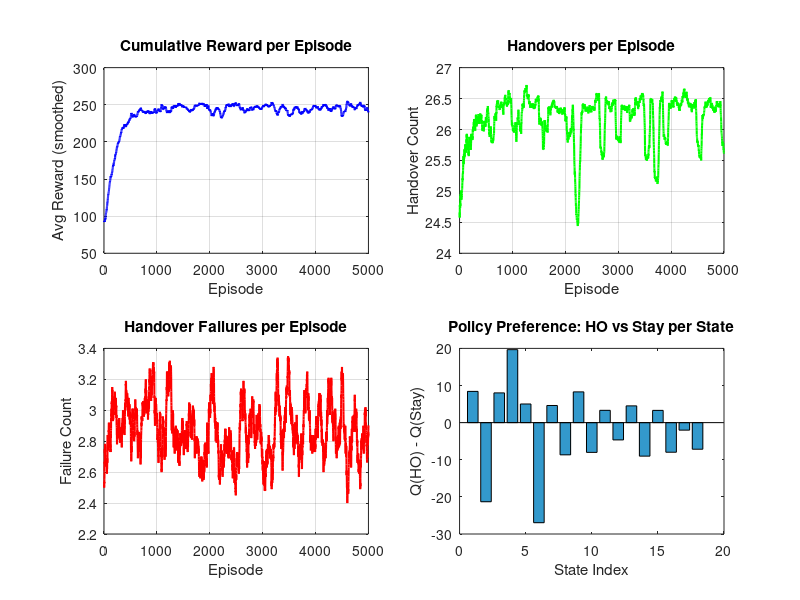

Source code (MATLAB): (Note: this script raises an error after producing the figure.)
%% =========================================================
%  Project 7: Optimization of Handover Mechanisms in 5G V2X
%  Step 1: MDP-based Handover using Q-Learning
%  =========================================================

clc; clear; close all;

%% --- 1. STATE SPACE DEFINITION ---
% State = [RSRP_level, Speed_level, PingPong_flag]
% RSRP levels:  1=Poor(<-110dBm), 2=Medium(-110 to -90dBm), 3=Good(>-90dBm)
% Speed levels: 1=Low(<50km/h),   2=Medium(50-100km/h),     3=High(>100km/h)
% PingPong:     0=No recent HO,   1=Recent HO (risk of ping-pong)

nRSRP     = 3;
nSpeed    = 3;
nPingPong = 2;
nStates   = nRSRP * nSpeed * nPingPong;  % 18 states total

% Action space
% 1 = Stay with current base station
% 2 = Handover to neighboring base station
nActions = 2;
ACTION_STAY = 1;
ACTION_HO   = 2;

%% --- 2. Q-TABLE INITIALIZATION ---
Q = zeros(nStates, nActions);  % Q(state, action)

%% --- 3. HYPERPARAMETERS ---
alpha      = 0.1;    % Learning rate
gamma      = 0.9;    % Discount factor
epsilon    = 1.0;    % Initial exploration rate (epsilon-greedy)
eps_min    = 0.01;   % Minimum epsilon
eps_decay  = 0.995;  % Epsilon decay per episode
nEpisodes  = 5000;   % Training episodes
nSteps     = 50;     % Steps per episode (time slots)

%% --- 4. HELPER FUNCTIONS ---

% Encode state (RSRP, Speed, PingPong) -> single state index
function s = encode_state(rsrp, speed, pp)
    s = (rsrp-1)*6 + (speed-1)*2 + (pp+1);  % index 1..18
end

% Reward function
function r = get_reward(action, rsrp, pp, success)
    if action == 2  % Handover attempted
        if ~success
            r = -10;   % Handover failure
        elseif pp == 1
            r = -5;    % Ping-pong handover
        else
            r = +10;   % Successful, necessary handover
        end
    else  % Stay
        if rsrp == 1
            r = -3;    % Staying with poor signal
        elseif rsrp == 3
            r = +2;    % Staying with good signal
        else
            r = 0;     % Neutral
        end
    end
end

% Simulate environment transition
function [next_rsrp, next_speed, next_pp, success] = ...
         step_env(action, rsrp, speed, pp)
    success = true;

    % Speed changes randomly (vehicle accelerates/decelerates slightly)
    speed_delta = randi([-1, 1]);
    next_speed  = min(max(speed + speed_delta, 1), 3);

    if action == 2  % Handover
        % HO failure probability increases at high speed & poor signal
        fail_prob = 0.05 * speed + 0.1 * (rsrp == 1);
        if rand() < fail_prob
            success   = false;
            next_rsrp = max(rsrp - 1, 1);  % Signal degrades on failure
            next_pp   = 0;
        else
            % Successful HO improves signal
            next_rsrp = min(rsrp + 1, 3);
            next_pp   = 1;  % Flag ping-pong risk
        end
    else  % Stay
        % Signal drifts randomly
        rsrp_delta = randi([-1, 1]);
        next_rsrp  = min(max(rsrp + rsrp_delta, 1), 3);
        next_pp    = 0;
    end
end

%% --- 5. Q-LEARNING TRAINING LOOP ---
fprintf('Training Q-Learning agent...\n');

total_rewards = zeros(1, nEpisodes);
ho_counts     = zeros(1, nEpisodes);
failure_counts= zeros(1, nEpisodes);

for ep = 1:nEpisodes
    % Random initial state
    rsrp  = randi(3);
    speed = randi(3);
    pp    = randi([0,1]);
    s     = encode_state(rsrp, speed, pp);

    ep_reward   = 0;
    ep_ho       = 0;
    ep_failures = 0;

    for t = 1:nSteps
        % Epsilon-greedy action selection
        if rand() < epsilon
            a = randi(nActions);          % Explore
        else
            [~, a] = max(Q(s, :));        % Exploit
        end

        % Environment step
        [next_rsrp, next_speed, next_pp, success] = ...
            step_env(a, rsrp, speed, pp);

        % Reward
        r = get_reward(a, rsrp, pp, success);

        % Next state
        s_next = encode_state(next_rsrp, next_speed, next_pp);

        % Q-Table update (Bellman equation)
        Q(s, a) = Q(s, a) + alpha * (r + gamma * max(Q(s_next, :)) - Q(s, a));

        % Track metrics
        ep_reward = ep_reward + r;
        if a == ACTION_HO
            ep_ho = ep_ho + 1;
            if ~success, ep_failures = ep_failures + 1; end
        end

        % Transition
        rsrp  = next_rsrp;
        speed = next_speed;
        pp    = next_pp;
        s     = s_next;
    end

    total_rewards(ep)  = ep_reward;
    ho_counts(ep)      = ep_ho;
    failure_counts(ep) = ep_failures;

    % Decay epsilon
    epsilon = max(epsilon * eps_decay, eps_min);

    if mod(ep, 500) == 0
        fprintf('Episode %4d | Avg Reward: %.2f | Epsilon: %.3f\n', ...
            ep, mean(total_rewards(max(1,ep-499):ep)), epsilon);
    end
end

fprintf('Training complete.\n\n');

%% --- 6. DISPLAY LEARNED POLICY ---
fprintf('--- Learned Optimal Policy ---\n');
fprintf('%-6s %-8s %-10s | %-20s\n', 'RSRP', 'Speed', 'PingPong', 'Action');
fprintf('%s\n', repmat('-', 1, 48));

rsrp_labels  = {'Poor', 'Medium', 'Good'};
speed_labels = {'Low', 'Medium', 'High'};
action_labels= {'STAY', 'HANDOVER'};

for r = 1:3
    for sp = 1:3
        for pp = 0:1
            s   = encode_state(r, sp, pp);
            [~, best_a] = max(Q(s, :));
            fprintf('%-6s %-8s %-10d | %s\n', ...
                rsrp_labels{r}, speed_labels{sp}, pp, action_labels{best_a});
        end
    end
end

%% --- 7. PLOTS ---

% Smooth rewards for plotting
window = 100;
smooth_rewards = movmean(total_rewards, window);

figure('Name', 'Q-Learning Training Results', 'NumberTitle', 'off', ...
       'Position', [100 100 1200 800]);

% Plot 1: Reward over episodes
subplot(2,2,1);
plot(1:nEpisodes, smooth_rewards, 'b-', 'LineWidth', 1.5);
xlabel('Episode'); ylabel('Avg Reward (smoothed)');
title('Cumulative Reward per Episode');
grid on;

% Plot 2: Handover count per episode
subplot(2,2,2);
plot(1:nEpisodes, movmean(ho_counts, window), 'g-', 'LineWidth', 1.5);
xlabel('Episode'); ylabel('Handover Count');
title('Handovers per Episode');
grid on;

% Plot 3: Failure count per episode
subplot(2,2,3);
plot(1:nEpisodes, movmean(failure_counts, window), 'r-', 'LineWidth', 1.5);
xlabel('Episode'); ylabel('Failure Count');
title('Handover Failures per Episode');
grid on;

% Plot 4: Q-Table heatmap (Action 1 = Stay vs Action 2 = HO)
subplot(2,2,4);
q_diff = Q(:,2) - Q(:,1);  % Positive = prefer HO, Negative = prefer Stay
bar(q_diff, 'FaceColor', [0.2 0.6 0.8]);
xlabel('State Index'); ylabel('Q(HO) - Q(Stay)');
title('Policy Preference: HO vs Stay per State');
yline(0, 'r--', 'LineWidth', 1.5);
grid on;

sgtitle('MDP Q-Learning: 5G V2X Handover Optimization');

%% --- 8. FINAL STATISTICS ---
fprintf('\n--- Final Training Statistics ---\n');
fprintf('Avg Reward (last 500 eps):   %.2f\n', mean(total_rewards(end-499:end)));
fprintf('Avg HO Count (last 500 eps): %.2f\n', mean(ho_counts(end-499:end)));
fprintf('Avg Failures (last 500 eps): %.2f\n', mean(failure_counts(end-499:end)));
fprintf('Final Epsilon:               %.4f\n', epsilon);
